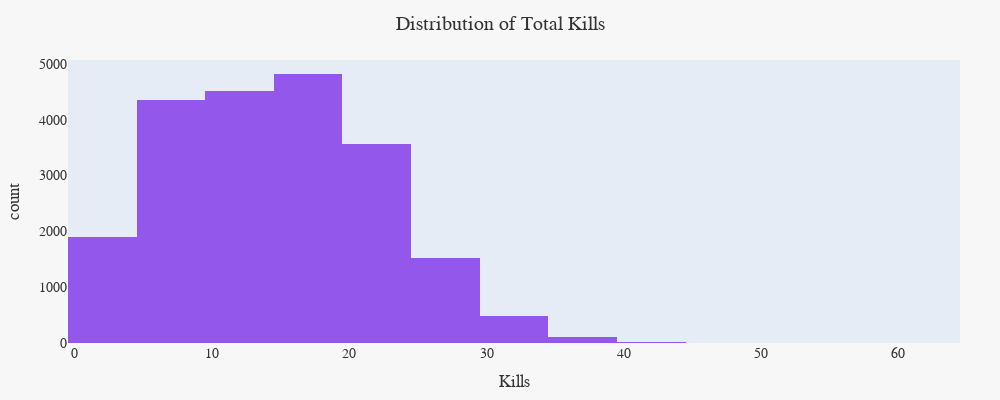

This figure's notebook cell:
### Markdown cell above
Before proceeding with any further analysis, let's first take a look at some of our variable of interests on their own. In doing so, we can get a better intuition of how some of our variables are distributed. We can examine the individual distributions for `kills` and `cspm`, which will help us understand their spread, skew, outliers, and whether or not any transformations may be needed during the modeling process or during hypothesis testing.

### Code cell
fig = px.histogram(
    df,
    x="kills",
    nbins=20,
    color_discrete_sequence=["#9457EB"],
    title="Distribution of Total Kills",
    labels={"kills":"Kills"},
    
)
fig.update_layout(
    paper_bgcolor="#F7F7F7",               
    width= 1000,
    height=400,
    margin=dict(l=40, r=40, t=60, b=40),
    title_x=0.5,
    font=dict(family="Calibri, sans-serif", size=14, color="#333333"),
    xaxis=dict(showgrid=False),  
    yaxis=dict(showgrid=False, zeroline = False) 
)
fig.show()

### Figure 1 — Plotly figure (JSON) as saved in the notebook; plotly's stock layout.template omitted (floating-point values rounded to 4 significant figures; data arrays with more than 128 entries replaced by an {"elided": "..."} marker saying what was removed)
{"data": [{"alignmentgroup": "True", "bingroup": "x", "hovertemplate": "Kills=%{x}<br>count=%{y}<extra></extra>", "legendgroup": "", "marker": {"color": "#9457EB", "pattern": {"shape": ""}}, "name": "", "nbinsx": 20, "offsetgroup": "", "orientation": "v", "showlegend": false, "type": "histogram", "x": {"elided": "21312 int values"}, "xaxis": "x", "yaxis": "y"}], "layout": {"barmode": "relative", "font": {"color": "#333333", "family": "Calibri, sans-serif", "size": 14}, "height": 400, "legend": {"tracegroupgap": 0}, "margin": {"b": 40, "l": 40, "r": 40, "t": 60}, "paper_bgcolor": "#F7F7F7", "title": {"text": "Distribution of Total Kills", "x": 0.5}, "width": 1000, "xaxis": {"anchor": "y", "domain": [0, 1], "showgrid": false, "title": {"text": "Kills"}}, "yaxis": {"anchor": "x", "domain": [0, 1], "showgrid": false, "title": {"text": "count"}, "zeroline": false}}}
